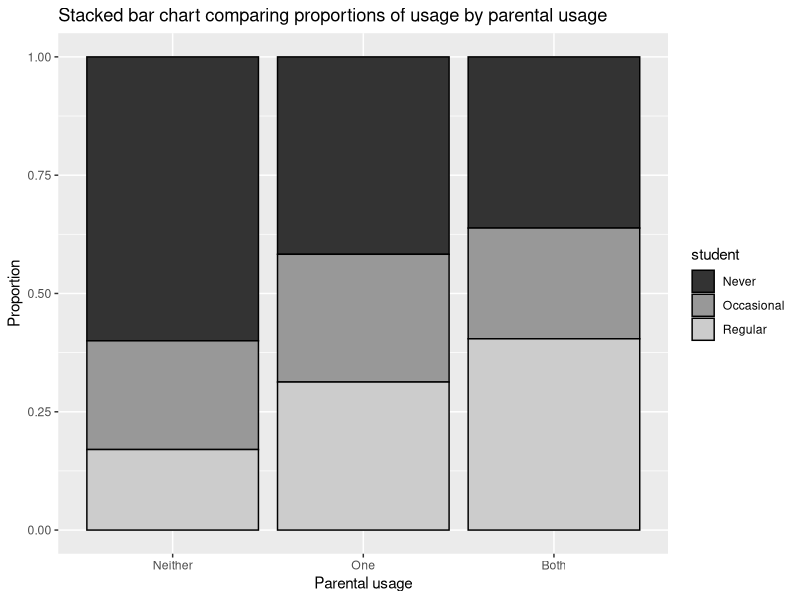
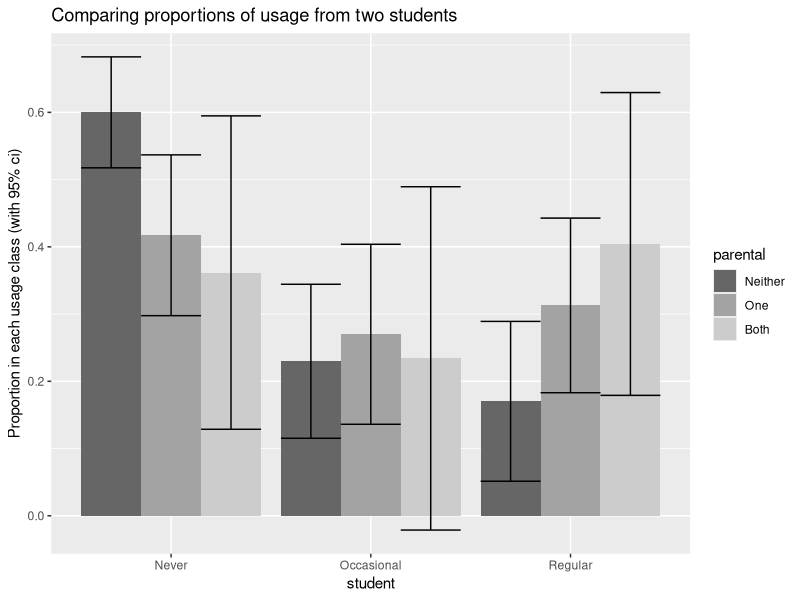
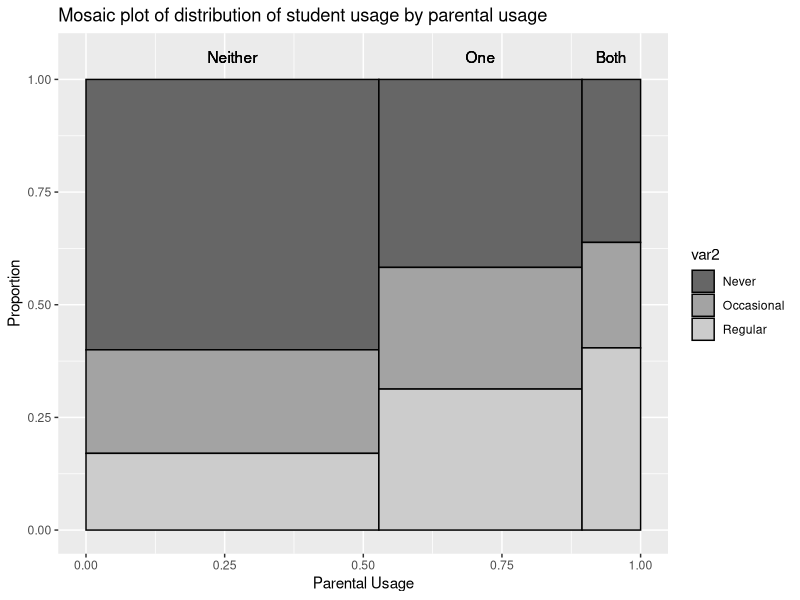
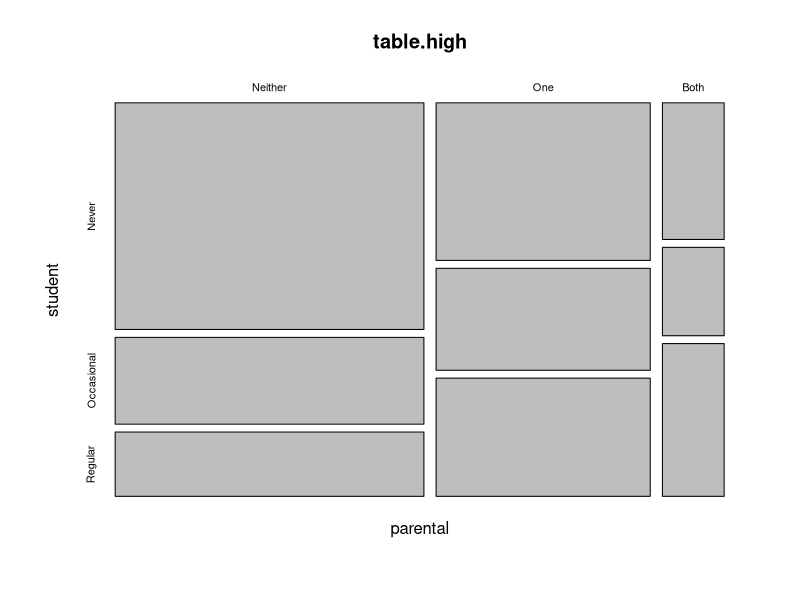
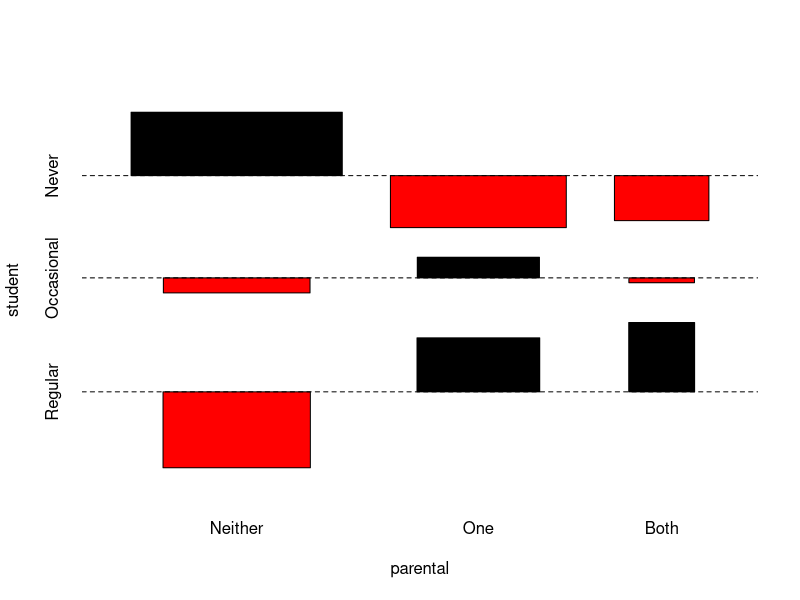
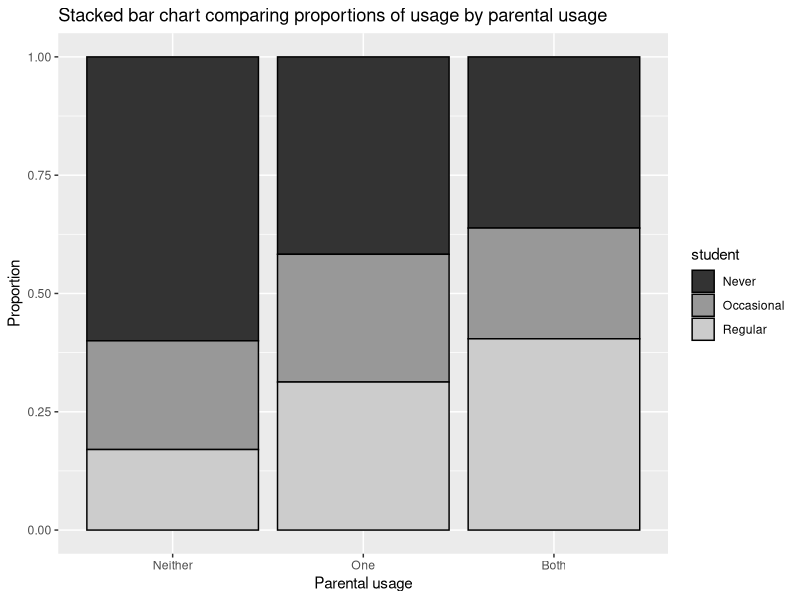
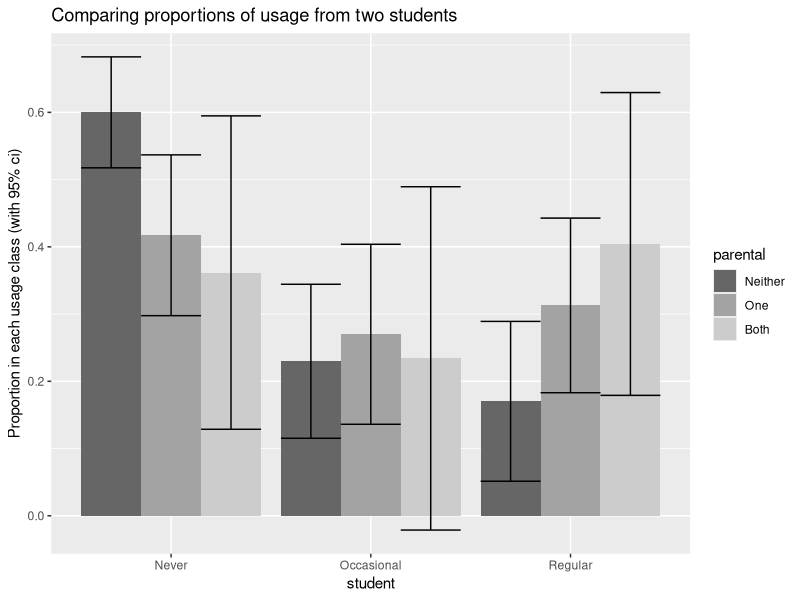
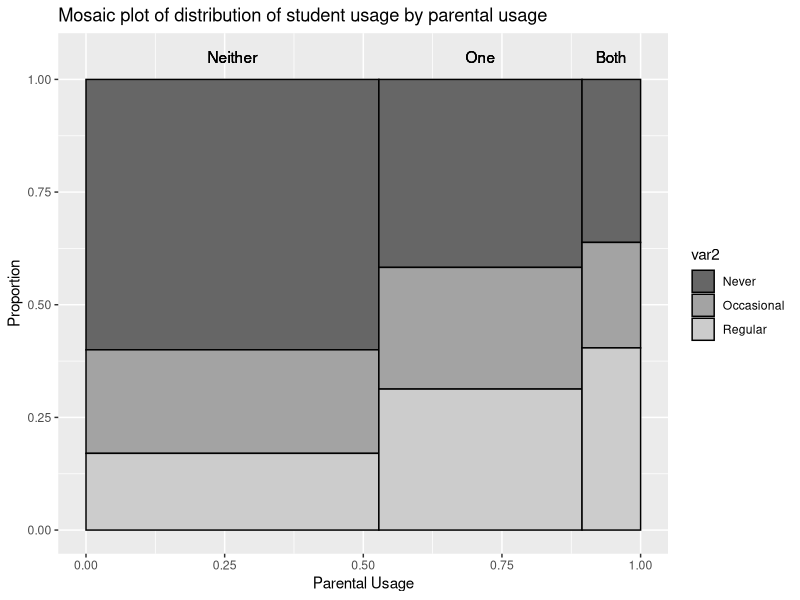

These charts were generated, in order, by the following R code:
# Student and Parental Usage of Marijuana

# Are the sins of the parents visited upon their children.
# Students in a college were interviewed about their and their parents
# use of marijuana and alcohol.

# 2015-04-17 CJS misc changes
# 2014-12-20 CJS ggplot; as.is; split-TRUE, etc

# Lines starting in ##***part001b; and ##***part001e; are used
# to bracket portions of the R code for inclusion into my
# course notes and are not normally coded.

options(useFancyQuotes=FALSE) # renders summary output corrects

# load required libraries
library(ggplot2)
library(plyr)


# Read in the data
sink('marijuana-R-001.txt', split=TRUE)
##***part001b;
high <- read.csv("marijuana.csv", header=TRUE, as.is=TRUE, strip.white=TRUE)
high$parental   <- factor(high$parental, level=c("Neither","One","Both"), order=TRUE)
high$student    <- factor(high$student,  level=c("Never","Occasional","Regular"), order=TRUE)
high
##***part001e;
sink()

str(high)


# We now create a contingency table which can be used in various analyses
# Try different order in the variable on the right of the ~ and see the effect on the
# table and plot.

sink('marijuana-R-015.txt', split=TRUE)
##***part015b;
table.high <- xtabs(count ~parental + student, data=high)
table.high 
prop.table(table.high,margin=1)
##***part015e;
sink()


# Compute the proportions and se/ci for each proportion for each type of data
sink('marijuana-R-002.txt', split=TRUE)
##***part002b;
report <- ddply(high, "parental", function(x){
  # Compute the proportions etc for each student of count
  x$prop <- x$count/ sum(x$count)
  x$se   <- sqrt(x$prop*(1-x$prop)/x$count)
  x$lcl  <- x$prop - 2*x$se
  x$ucl  <- x$prop + 2*x$se
  return(x)
})
report
##***part002e;
sink()



##***part004b;
segbar <- ggplot(data=report, aes(x=parental, y=prop, fill=student ))+
  ggtitle("Stacked bar chart comparing proportions of usage by parental usage")+
  xlab("Parental usage")+ylab("Proportion")+
  geom_bar(stat="identity", color="black")+
  scale_fill_grey()
segbar
##***part004e;

ggsave(plot=segbar, file='marijuana-R-segbar.png', h=4, w=6, units="in", dpi=300)


# Create side-by-side bar charts
##***part003b;
barplot <- ggplot(data=report, aes(x=student, y=prop, fill=parental))+
  ggtitle("Comparing proportions of usage from two students")+
  ylab("Proportion in each usage class (with 95% ci)")+
  geom_bar(stat="identity", position="dodge")+
  geom_errorbar(aes(ymin=lcl, ymax=ucl), w=0.2, position=position_dodge(w=0.9))+
  scale_fill_grey(start=0.4, end=0.8)
barplot
##***part003e;

ggsave(plot=barplot, file="marijuana-R-barplot.png", h=4, w=6, units="in", dpi=300)


# There is no builtin mosaic plot in ggplot, but code is available at StackOver flow
# http://stackoverflow.com/questions/19233365/how-to-create-a-marimekko-mosaic-plot-in-ggplot2
ggMMplot <- function(var1, var2){
  require(ggplot2)
  levVar1 <- length(levels(var1))
  levVar2 <- length(levels(var2))

  jointTable <- prop.table(table(var1, var2))
  plotData <- as.data.frame(jointTable)
  plotData$marginVar1 <- prop.table(table(var1))
  plotData$var2Height <- plotData$Freq / plotData$marginVar1
  plotData$var1Center <- c(0, cumsum(plotData$marginVar1)[1:levVar1 -1]) +
    plotData$marginVar1 / 2

  ggplot(plotData, aes(var1Center, var2Height)) +
    geom_bar(stat = "identity", aes(width = marginVar1, fill = var2), col = "Black") +
    geom_text(aes(label = as.character(var1), x = var1Center, y = 1.05)) 
  }


##***part016b;
# There is no builtin mosaic plot in ggplot, but code is available at StackOver flow
# http://stackoverflow.com/questions/19233365/how-to-create-a-marimekko-mosaic-plot-in-ggplot2

high.expand <- high[rep(1:nrow(high), high$count),]
mplot <- ggMMplot(high.expand$parental, high.expand$student)+
    ggtitle("Mosaic plot of distribution of student usage by parental usage")+
    xlab("Parental Usage")+ylab("Proportion")+
    scale_fill_grey(start=0.4, end=0.8)
mplot
##***part016e;
ggsave(plot=mplot, file='marijuana-R-016.png', h=4, w=6, unit="in", dpi=300)


mosaicplot(table.high)  


# Do the formal chisquare goodness of fit test
sink('marijuana-R-020.txt', split=TRUE)
##***part020b;
high.test <- chisq.test(table.high)
high.test
high.test$observed
high.test$expected
high.test$residual
##***part020e;
sink()

png('marijuana-R-030.png')
##***part030b;
assocplot(table.high)   
##***part030e;
dev.off() 

assocplot(table.high)   

 
